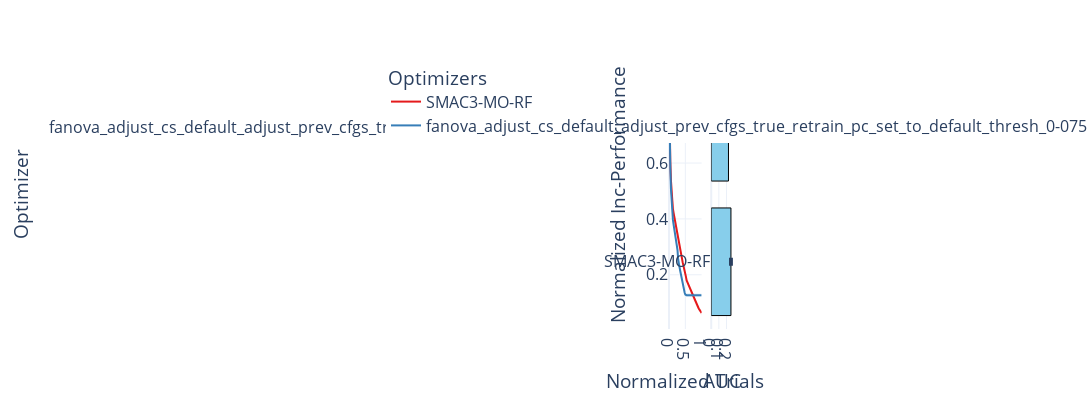

Write notebook code for a chart like this one.
### Markdown cell above
# Final Perfromance

### Code cell
# plot best fanova vs best hypershap vs ParEGO
df_smac = df[df['optimizer_id']=='SMAC3-MO-RF']
best_final = merge[merge['final_perf_mean'] == merge['final_perf_mean'].min()]['optimizer_id'].values[0]
fanova_final = df[df['optimizer_id']==best_final]
# fanova_final['optimizer_id'] = 'fANOVA-ParEGO-final'
best_auc = merge[merge['auc_mean'] == merge['auc_mean'].min()]['optimizer_id'].values[0]
fanova_auc = df[df['optimizer_id']==best_auc]
# fanova_auc['optimizer_id'] = 'fANOVA-ParEGO-auc'
# hypershap_final = perf_all[perf_all['optimizer_id']=='hypershap_adjust_cs_random_adjust_prev_cfgs_set_to_random_thresh_0.75']
# hypershap_final['optimizer_id'] = 'HyperSHAP-ParEGO-final'
# hypershap_auc = perf_all[perf_all['optimizer_id']=='hypershap_adjust_cs_default_constant_adjust_prev_cfgs_set_to_incumbent_dynamic_decay_down']
# hypershap_auc['optimizer_id'] = 'HyperSHAP-ParEGO'
df_plot = pd.concat([df_smac, fanova_auc, fanova_final], ignore_index=True)
df_plot['optimizer_id'] = df_plot['optimizer_id'].replace({'fanova_adjust_cs_random_cs_proba_hpi_adjust_prev_cfgs_true_no_retrain_set_to_default_thresh_075':'cs_rnd_proba_hpi_pc_no_retrain_def_075'})
df_plot['optimizer_id'] = df_plot['optimizer_id'].replace({'fanova_adjust_cs_rnd_inc_cs_proba_hpi_adjust_prev_cfgs_true_no_retrain_set_to_default_thresh_0-down-half':'repl'})
plot_one_thing('optimizer_id', df_plot=df_plot)
